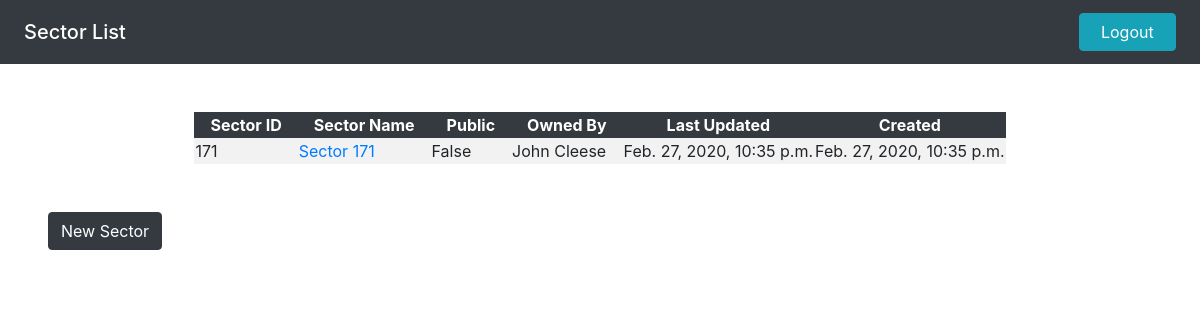
/swn (signed in), run on the app's committed database.
### swn_app/models.py (models this page shows)
class Sector(models.Model):
    name = models.CharField(max_length=45, null=True)
    desc = models.TextField(null=True)
    public = models.BooleanField()
    map = models.ImageField(null=True)
    owned_by = models.ForeignKey(User, related_name="sectors", on_delete=models.CASCADE)
    created_at = models.DateTimeField(auto_now_add=True)
    updated_at = models.DateTimeField(auto_now=True)

### reg_app/models.py (models this page shows)
class User(models.Model):
    first_name = models.CharField(max_length=45)
    last_name = models.CharField(max_length=45)
    email = models.CharField(max_length=45)
    password = models.CharField(max_length=90)
    objects = UserManager()

### swn_app/views.py (the view)
# urls.py: path('', views.sectorlist),
def sectorlist(request): #render list of sectors user can see (own or public)
    try:
        user = User.objects.get(id=request.session['userid'])
    except:
        return redirect('/')
    context = {
        'sectors' : Sector.objects.filter(owned_by=user).exclude(public=True),
        'publics' : Sector.objects.filter(public=True)
    }
    return render(request, "sectorlist.html", context)

### swn_app/templates/sectorlist.html (shortened to what this page needs)
<!DOCTYPE html>
<html lang="en">
<head>
    {% load static %}
    <link rel="stylesheet" href="https://stackpath.bootstrapcdn.com/bootstrap/4.4.1/css/bootstrap.min.css">
</head>
<body>
    <nav class="navbar navbar-expand-lg navbar-dark bg-dark">
        <ul class="navbar-nav mr-auto">
            <li class="nav-item"><span class="navbar-brand mx-2 my-1 h2">Sector List</span></li>
        </ul>
        <a href="/logout" class="nav-item btn btn-info nav-item col-1 mx-2 my-1">Logout</a>
    </nav>
    <table class="table-striped mx-auto mt-5">
        <thead class="thead-dark text-white bg-dark">
            <tr>
                <th class="px-3 text-center">Sector ID</th>
                <th class="px-3 text-center">Sector Name</th>
                <th class="px-3 text-center">Public</th>
                <th class="px-3 text-center">Owned By</th>
                <th class="px-3 text-center">Last Updated</th>
                <th class="px-3 text-center">Created</th>
            </tr>
        </thead>
        {% for sector in sectors %}
        <tr>
            <td>{{sector.id}}</td>
            <td><a href="/swn/sectordetail/{{sector.id}}">{{sector.name}}</a></td>
            <td>{{sector.public}}</td>
            <td>{{sector.owned_by.first_name}} {{sector.owned_by.last_name}}</td>
            <td>{{sector.updated_at}}</td>
            <td>{{sector.created_at}}</td>
        </tr>
        {% endfor %}
    </table>
    <a class="btn btn-dark my-5 mx-5" href="/swn/generate">New Sector</a>
</body>
</html>

### data on the page
Sector: id "171", name "Sector 171", public "False", owned_by.first_name "John", owned_by.last_name "Cleese", updated_at "Feb. 27, 2020, 10:35 p.m.", created_at "Feb. 27, 2020, 10:35 p.m."
